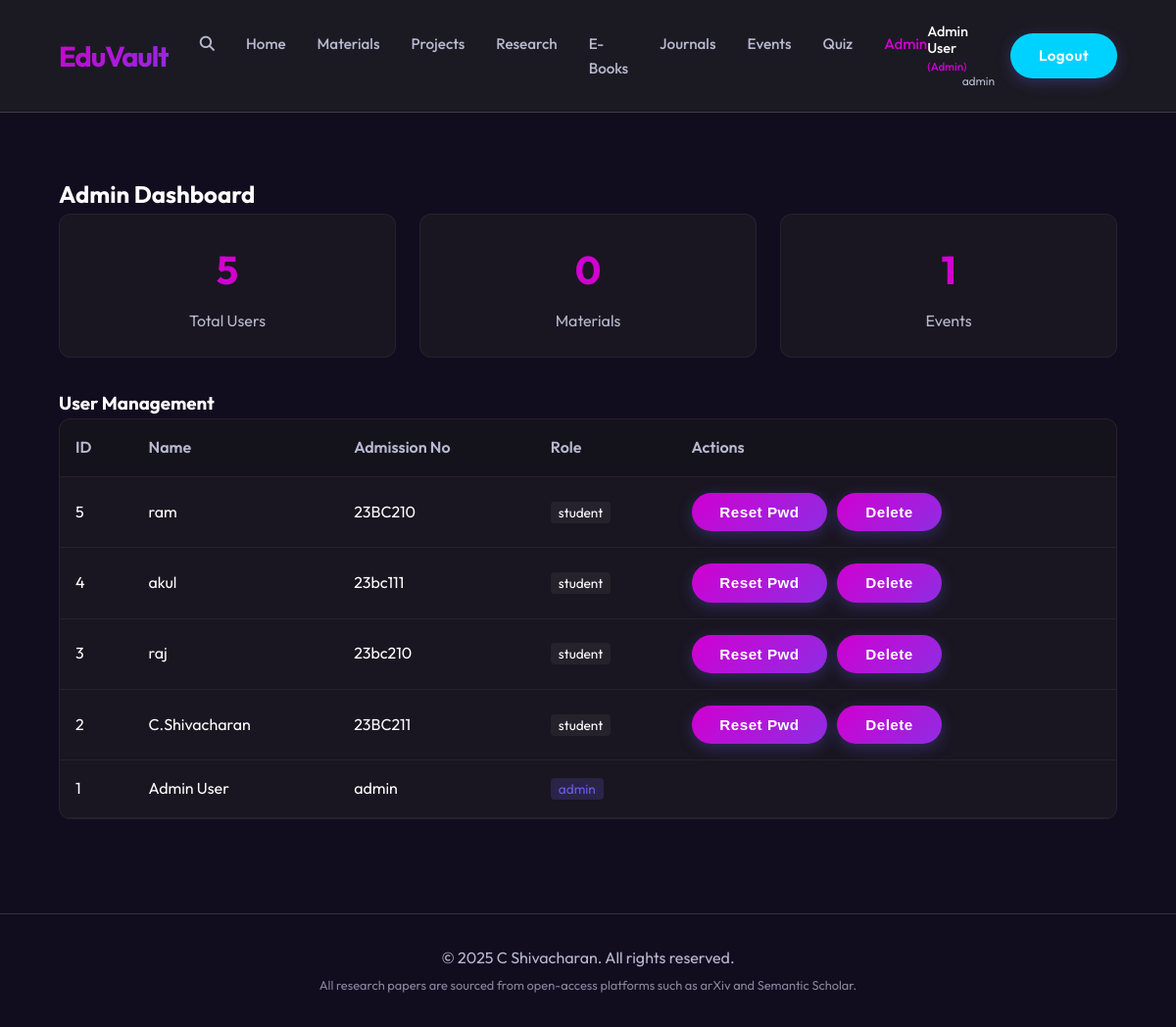
The page /admin (signed in) on the database its author committed.
### models.py (models this page shows, shortened)
class User(UserMixin, db.Model):
    id = db.Column(db.Integer, primary_key=True)
    admission_number = db.Column(db.String(20), unique=True, nullable=False)
    name = db.Column(db.String(100), nullable=False) # Students name
    password_hash = db.Column(db.String(128))
    role = db.Column(db.String(10), default='student')
    recovery_codes = db.Column(db.String(200), nullable=True) # Comma separated codes
    quiz_streak = db.Column(db.Integer, default=0)
    last_quiz_date = db.Column(db.Date, nullable=True)
    bookmarks = db.relationship('Bookmark', backref='user', lazy=True, cascade='all, delete-orphan')
    quiz_results = db.relationship('QuizResult', backref='user', lazy=True, cascade='all, delete-orphan')

### routes.py (the view)
@main_bp.route('/admin')
@login_required
def admin_dashboard():
    if current_user.role != 'admin':
        flash('Unauthorized Access.')
        return redirect(url_for('main.index'))
    total_users = User.query.count()
    total_materials = Material.query.count()
    total_events = Event.query.count()
    users = User.query.order_by(User.id.desc()).all()
    return render_template('admin_dashboard.html',
                            total_users=total_users,
                            total_materials=total_materials,
                            total_events=total_events,
                            users=users)

### app.py (called while the page is built)
def create_app():
    app = Flask(__name__)
    app.config['SECRET_KEY'] = 'dev_secret_key' # Change for production
    app.config['SQLALCHEMY_DATABASE_URI'] = 'sqlite:///eduvault.db'
    app.config['SQLALCHEMY_TRACK_MODIFICATIONS'] = False
    app.config['UPLOAD_FOLDER'] = os.path.join('static', 'uploads')
    from flask_login import LoginManager
    login_manager = LoginManager()
    login_manager.login_view = 'main.login'
    login_manager.init_app(app)
    db.init_app(app)
    from models import User, Material, Event, Question, QuizResult
    @login_manager.user_loader
    def load_user(user_id):
        return User.query.get(int(user_id))
    with app.app_context():
        db.create_all()
    from routes import main_bp
    app.register_blueprint(main_bp)
    return app

### templates/admin_dashboard.html (shortened to what this page needs)
{% extends 'base.html' %}
{% block content %}
<div class="container" style="margin-top: 2rem;">
    <h2>Admin Dashboard</h2>
    <div class="stats-grid">
        <div class="stat-card">
            <div class="stat-value">{{ total_users }}</div>
            <div class="stat-label">Total Users</div>
        </div>
        <div class="stat-card">
            <div class="stat-value">{{ total_materials }}</div>
            <div class="stat-label">Materials</div>
        </div>
        <div class="stat-card">
            <div class="stat-value">{{ total_events }}</div>
            <div class="stat-label">Events</div>
        </div>
    </div>
    <h3>User Management</h3>
    <div class="table-container">
        <table>
            <thead>
                <tr>
                    <th>ID</th>
                    <th>Name</th>
                    <th>Admission No</th>
                    <th>Role</th>
                    <th>Actions</th>
                </tr>
            </thead>
            <tbody>
                {% for user in users %}
                <tr>
                    <td>{{ user.id }}</td>
                    <td>{{ user.name }}</td>
                    <td>{{ user.admission_number }}</td>
                    <td>
                        <span style="
                            padding: 2px 8px;
                            border-radius: 4px;
                            background: {{ 'rgba(108, 92, 231, 0.2)' if user.role == 'admin' else 'rgba(255, 255, 255, 0.05)' }};
                            color: {{ '#6c5ce7' if user.role == 'admin' else 'inherit' }};
                            font-size: 0.85rem;
                        ">
                            {{ user.role }}
                        </span>
                    </td>
                    <td>
                        {% if user.role != 'admin' %}
                        <div style="display: flex; gap: 5px;">
                            <form action="{{ url_for('main.admin_reset_password', id=user.id) }}" method="POST"
                                onsubmit="return confirm('Reset password for {{ user.name }} to password123?');">
                                <button type="submit" class="action-btn">Reset Pwd</button>
                            </form>
                            <form action="{{ url_for('main.delete_user', id=user.id) }}" method="POST"
                                onsubmit="return confirm('Are you sure you want to delete {{ user.name }}?');">
                                <button type="submit" class="action-btn btn-danger">Delete</button>
                            </form>
                        </div>
                        {% endif %}
                    </td>
                </tr>
                {% endfor %}
            </tbody>
        </table>
    </div>
</div>
{% endblock %}

### templates/base.html (shortened to what this page needs)
<!DOCTYPE html>
<html lang="en">
<head>
    <link rel="stylesheet" href="{{ url_for('static', filename='css/style.css') }}?v=4">
    <link rel="stylesheet" href="https://cdnjs.cloudflare.com/ajax/libs/font-awesome/6.4.0/css/all.min.css">
</head>
<body>
    <nav>
        <div class="logo">EduVault</div>
        <ul class="nav-links">
            <li>
            <li>
                <a href="#" onclick="toggleSpotlight(); return false;" title="Search Vault (Ctrl+K)">
                    <i class="fas fa-search"></i>
                </a>
            </li>
            <li><a href="{{ url_for('main.index') }}">Home</a></li>
            <li><a href="{{ url_for('main.materials') }}">Materials</a></li>
            <li><a href="{{ url_for('main.projects') }}">Projects</a></li>
            <li><a href="{{ url_for('main.research') }}">Research</a></li>
            <li><a href="{{ url_for('main.ebooks') }}">E-Books</a></li>
            <li><a href="{{ url_for('main.journals') }}">Journals</a></li>
            <li><a href="{{ url_for('main.events') }}">Events</a></li>
            <li><a href="{{ url_for('main.quiz') }}">Quiz</a></li>
            {% if current_user.is_authenticated and current_user.role == 'admin' %}
            <li><a href="{{ url_for('main.admin_dashboard') }}" style="color: var(--primary-color);">Admin</a></li>
            {% endif %}
        </ul>
        <div class="auth nav-auth-container">
            {% if current_user.is_authenticated %}
            <div class="user-info">
                <span class="user-name">{{ current_user.name }} {% if current_user.role == 'admin' %}<span
                        style="color: var(--primary-color); font-size: 0.8em;">(Admin)</span>{% endif %}</span>
                <span class="user-id">{{ current_user.admission_number }}</span>
            </div>
            <a href="{{ url_for('main.logout') }}" class="btn-login btn-accent">Logout</a>
            {% else %}
            <a href="{{ url_for('main.login') }}" class="btn-login">Login</a>
            <a href="{{ url_for('main.register') }}" class="btn-login btn-secondary">Register</a>
            {% endif %}
        </div>
    </nav>
    <main>
        {% block content %}{% endblock %}
    </main>
    <footer>
        <p>&copy; 2025 C Shivacharan. All rights reserved.</p>
        <p style="font-size: 0.8rem; opacity: 0.7; margin-top: 5px;">All research papers are sourced from open-access
            platforms such as arXiv and Semantic Scholar.</p>
    </footer>
</body>
</html>

### static/css/style.css (style rules this page uses)
:root { --primary-color: #d100d1; --secondary-color: #8e2de2; --background: #120c1f; --surface: #1e1b2e; --text-main: #ffffff; --text-muted: #b8b8d0; --accent: #00d2ff; --gradient-primary: linear-gradient(135deg, #d100d1 0%, #8e2de2 100%); --gradient-hover: linear-gradient(135deg, #f500f5 0%, #a445f0 100%); --glass-border: 1px solid rgba(255, 255, 255, 0.15); }
* { margin: 0; padding: 0; box-sizing: border-box; }
body { font-family: 'Outfit', sans-serif; background-color: var(--background); color: var(--text-main); line-height: 1.6; }
nav { display: flex; justify-content: space-between; align-items: center; padding: 1.5rem 5%; background: rgba(30, 30, 36, 0.8); backdrop-filter: blur(12px); -webkit-backdrop-filter: blur(12px); position: sticky; top: 0; z-index: 1000; border-bottom: var(--glass-border); }
.logo { font-size: 1.8rem; font-weight: 700; background: var(--gradient-primary); background-clip: text; -webkit-background-clip: text; -webkit-text-fill-color: transparent; letter-spacing: -1px; }
.nav-links { display: flex; list-style: none; gap: 2rem; }
.nav-links a { text-decoration: none; color: var(--text-muted); font-weight: 500; transition: all 0.3s ease; font-size: 0.95rem; }
.btn-login, .btn-primary, button[type="submit"] { text-decoration: none; color: white; background: var(--gradient-primary); padding: 0.7rem 1.8rem; border-radius: 50px; font-weight: 600; border: none; cursor: pointer; transition: all 0.3s cubic-bezier(0.4, 0, 0.2, 1); box-shadow: 0 4px 15px rgba(108, 92, 231, 0.3); letter-spacing: 0.5px; font-size: 0.95rem; display: inline-block; }
main { padding: 2rem 5%; min-height: 80vh; }
.container { max-width: 1200px; margin: 0 auto; }
footer { text-align: center; padding: 2rem; color: var(--text-muted); margin-top: 4rem; border-top: var(--glass-border); }
.nav-auth-container { display: flex; align-items: center; gap: 1rem; }
.user-info { display: flex; flex-direction: column; align-items: flex-end; line-height: 1.2; }
.user-name { color: var(--text-main); font-weight: 500; font-size: 0.9rem; }
.user-id { color: var(--text-muted); font-size: 0.75rem; }
.btn-accent { background: var(--accent) !important; }

### templates/admin_dashboard.html (style rules this page uses)
.stats-grid { display: grid; grid-template-columns: repeat(auto-fit, minmax(200px, 1fr)); gap: 1.5rem; margin-bottom: 2rem; }
.stat-card { background: rgba(30, 30, 36, 0.6); padding: 1.5rem; border-radius: 12px; border: 1px solid rgba(255, 255, 255, 0.05); text-align: center; }
.stat-value { font-size: 2.5rem; font-weight: 700; color: var(--primary-color); }
.stat-label { color: var(--text-muted); margin-top: 0.5rem; }
.table-container { background: rgba(30, 30, 36, 0.6); border-radius: 12px; overflow-x: auto; border: 1px solid rgba(255, 255, 255, 0.05); }
table { width: 100%; border-collapse: collapse; min-width: 600px; }
th, td { text-align: left; padding: 1rem; border-bottom: 1px solid rgba(255, 255, 255, 0.05); }
th { background: rgba(0, 0, 0, 0.2); color: var(--text-muted); font-weight: 600; }
td { color: var(--text-color); }
.action-btn { background: rgba(255, 255, 255, 0.1); border: none; color: white; padding: 5px 10px; border-radius: 4px; cursor: pointer; font-size: 0.8rem; margin-right: 5px; text-decoration: none; transition: background 0.2s; }

### rows shown on the page
User: name "Admin User", admission_number "admin", id "1", role "admin"
User: id "5", name "ram", admission_number "23BC210", role "student"
User: id "4", name "akul", admission_number "23bc111", role "student"
User: id "3", name "raj", admission_number "23bc210", role "student"
User: id "2", name "C.Shivacharan", admission_number "23BC211", role "student"

### other values the page prints
{{ total_users }} "5"
{{ total_materials }} "0"
{{ total_events }} "1"
